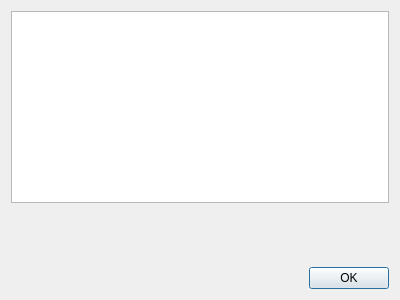
<?xml version="1.0" encoding="UTF-8"?>
<ui version="4.0">
 <class>screenshotDescriptionDialog</class>
 <widget class="QDialog" name="screenshotDescriptionDialog">
  <property name="geometry">
   <rect>
    <x>0</x>
    <y>0</y>
    <width>400</width>
    <height>300</height>
   </rect>
  </property>
  <property name="windowTitle">
   <string>Screenshot Description Browser</string>
  </property>
  <layout class="QVBoxLayout" name="verticalLayout_2">
   <item>
    <layout class="QVBoxLayout" name="v_layout">
     <item>
      <widget class="QPlainTextEdit" name="scr_list_TE"/>
     </item>
     <item>
      <spacer name="verticalSpacer">
       <property name="orientation">
        <enum>Qt::Vertical</enum>
       </property>
       <property name="sizeHint" stdset="0">
        <size>
         <width>20</width>
         <height>40</height>
        </size>
       </property>
      </spacer>
     </item>
     <item>
      <layout class="QHBoxLayout" name="horizontalLayout">
       <item>
        <spacer name="horizontalSpacer">
         <property name="orientation">
          <enum>Qt::Horizontal</enum>
         </property>
         <property name="sizeHint" stdset="0">
          <size>
           <width>40</width>
           <height>20</height>
          </size>
         </property>
        </spacer>
       </item>
       <item>
        <widget class="QPushButton" name="ok_PB">
         <property name="text">
          <string>OK</string>
         </property>
        </widget>
       </item>
      </layout>
     </item>
    </layout>
   </item>
  </layout>
 </widget>
 <resources/>
 <connections/>
</ui>
